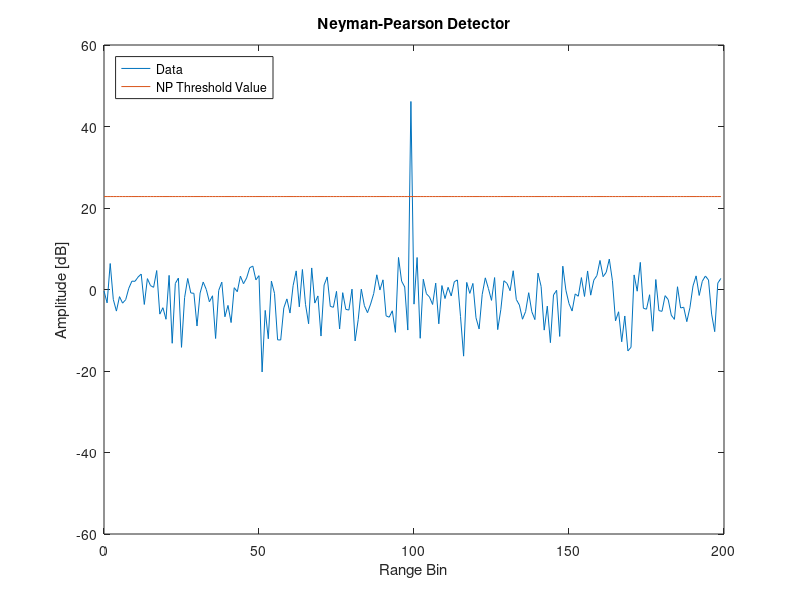

The MATLAB script that drew this image:
%% File information
% Written by M. Y. Martin (MRTMOG014)
% EEE4022S (2018)
% NP_Threshold.m: Neyman-Pearson detector for simulated data

%% Setup
clc;
close all;
clear;

% Define inputs and parameters
N = 200;                                % number of samples
j = 1i;                                 % use j as sqrt(-1)
PFA_desired = 10^-6;                    % desired PFA
SNR_dB = 20;                            % SNR in Decibels
SNR = 10^(SNR_dB/10);                   % Decibels to linear SNR
v = 1;                                  % default variance is 1; v = B^2
n = 0:(N - 1);

% complex Gaussian noise (I + jQ)/sqrt(2)
noise = (randn(1,N) + j.*randn(1,N))/sqrt(2);

% NP threshold
T = -log(PFA_desired)*sqrt(v);          % v = 1 by default

% constant threshold value line
x = T*ones(1,length(n));

% Swerling 1 target
target = sqrt(SNR)*(randn(1,1) + j.*randn(1,1))/sqrt(2);
signal = noise;

% insert target at centre of data
signal(N/2) = (noise(N/2) + target).^2;

% plot data and NP threshold
figure;
plot(n,20*log10(signal),n,20*log10(x));
ylim([-60 60]);
hold on;
xlabel('Range Bin');
ylabel('Amplitude [dB]');
title('Neyman-Pearson Detector');
lgd = legend('Data','NP Threshold Value');
set(lgd,'location','NorthWest');
